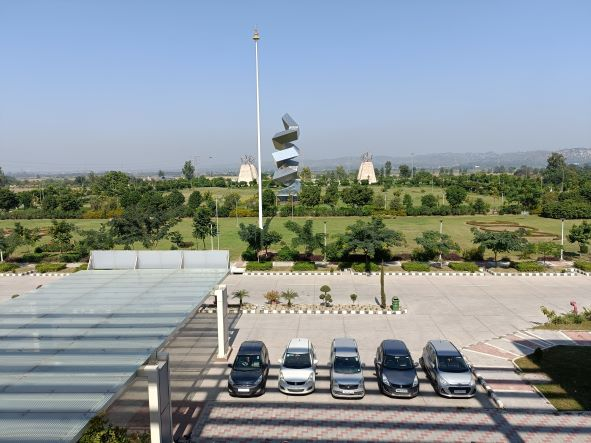
#> input picture Basics of Image Processing, PA1/iitrpr.jpg, 591 x 443 px
$ jupyter execute Question_5.ipynb
#> lines starting #> are read from the running program, lines starting #| are printed output that depends on the picture
[cell 1]
import numpy as np
import cv2 as cv
from matplotlib import pyplot as plt

[cell 2]
image = cv.imread('iitrpr.jpg',0)
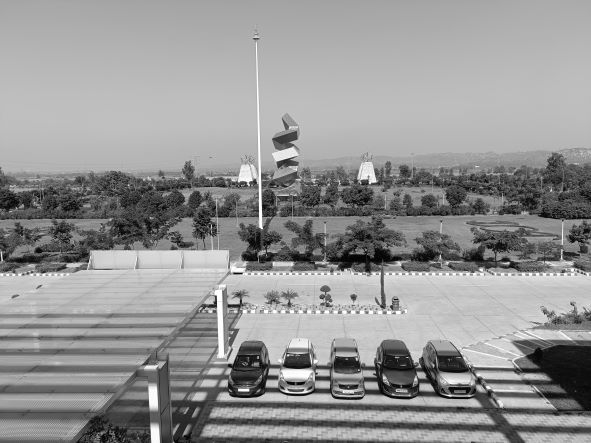
#> image: shape (443, 591); min 0, max 255, mean 148
# gray = cv.cvtColor(image, cv.COLOR_BGR2GRAY)
equalize = cv.equalizeHist(image)
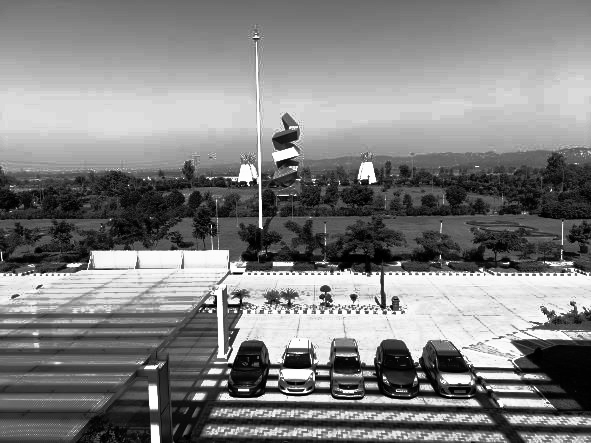
#> equalize: shape (443, 591); min 0, max 255, mean 128.8

[cell 3]
cv.imshow("original Image", image)
cv.imshow("Equalized Image", equalize)
cv.waitKey(0)
cv.destroyAllWindows()

[cell 4]
plt.plot(image, color = 'b')
plt.hist(image.flatten(),256,[0,256], color = 'r')
plt.xlim([0,256])
plt.legend(('cdf','histogram'), loc = 'upper left')
plt.show()
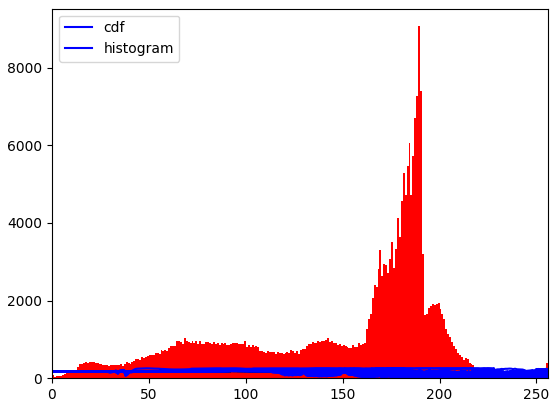
#> figure drawn by matplotlib, 1 panel; tallest bar 9065 high, from x = 189 to 190; curve peaks at x = 274, y = 234; curve peaks at x = 274, y = 254; curve peaks at x = 274, y = 255

[cell 5]
plt.plot(equalize, color = 'b')
plt.hist(equalize.flatten(),256,[0,256], color = 'r')
plt.xlim([0,256])
plt.legend(('cdf','histogram'), loc = 'upper left')
plt.show()
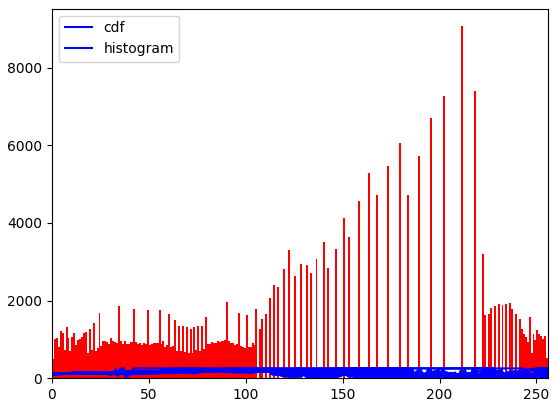
#> figure drawn by matplotlib, 1 panel; tallest bar 9065 high, from x = 211 to 212; curve peaks at x = 274, y = 253; curve peaks at x = 274, y = 255; curve peaks at x = 274, y = 255

[cell 6]
def histeq(img):
    # Convert the image to grayscale
    gray =img

    # Compute the cumulative distribution function of the image
    hist,bins = np.histogram(gray.flatten(),256,[0,256])
#> hist = 256 values, max 9065 at index 189, min 39 at index 1, mean 1022.7; bins = 257 values from 0 to 256
    cdf = hist.cumsum()
#> cdf = 256 values from 83 to 261813
    cdf_normalized = cdf * float(hist.max()) / cdf.max()
#> cdf_normalized = 256 values from 2.87 to 9065
    cdf_normalized = np.ma.masked_equal(cdf,0)
    cdf_normalized = (cdf_normalized - cdf_normalized.min())*255/(cdf_normalized.max()-cdf_normalized.min())
    cdf = np.ma.filled(cdf_normalized,0).astype('uint8')
#> cdf = 256 values from 0 to 255
    # Apply histogram equalization
    eq_img = cdf[img]

    # Display the original and equalized images
    cv.imshow("Original Image", gray)
    cv.imshow("User Equalized Image", eq_img)
    cv.waitKey(0)
    cv.destroyAllWindows()

    return eq_img

img=cv.imread('iitrpr.jpg',0)
eq_img=histeq(img)

plt.plot(eq_img, color = 'b')
plt.hist(eq_img.flatten(),256,[0,256], color = 'r')
plt.xlim([0,256])
plt.legend(('cdf','histogram'), loc = 'upper left')
plt.show()
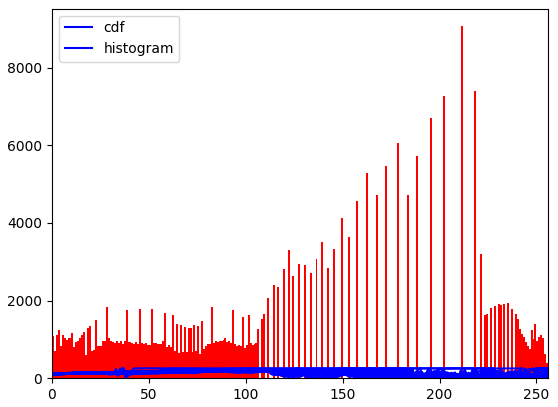
#> figure drawn by matplotlib, 1 panel; tallest bar 9065 high, from x = 211 to 212; curve peaks at x = 274, y = 252; curve peaks at x = 274, y = 254; curve peaks at x = 274, y = 255

[cell 7]
def RMSError(a1, a2):
    assert a1.shape == a2.shape
    rmse =np.sqrt( np.mean((a1 - a2) ** 2))
#> rmse = 11.48
    return rmse

[cell 8]
print("Inbuilt\n")
RMSError(image,equalize)
#> Out = 11.48

[cell 9]
print("User Defined\n")
RMSError(image,eq_img)
#> Out = 11.17

$ run again, with Basics of Image Processing, PA1/img1.jpg copied over Basics of Image Processing, PA1/iitrpr.jpg
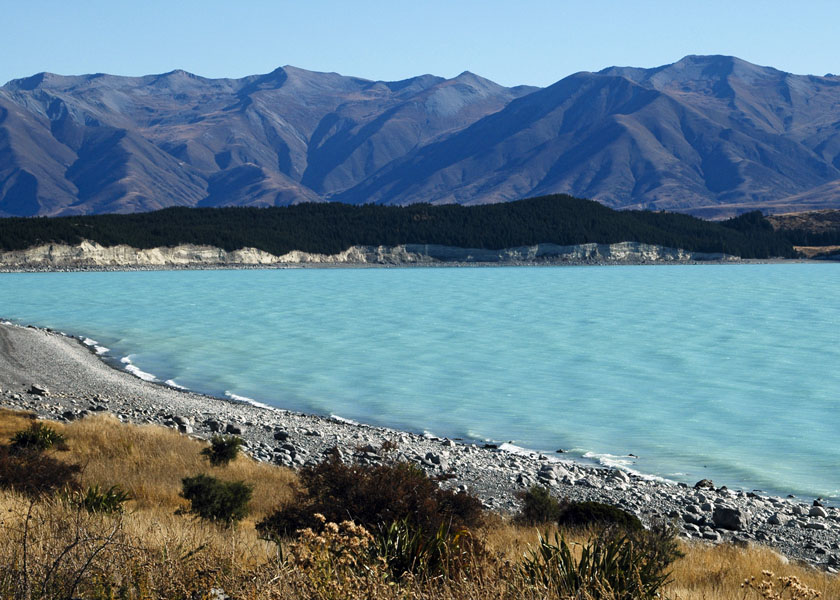
#> input picture Basics of Image Processing, PA1/img1.jpg, 840 x 600 px
#> `equalize = cv.equalizeHist(image)`:
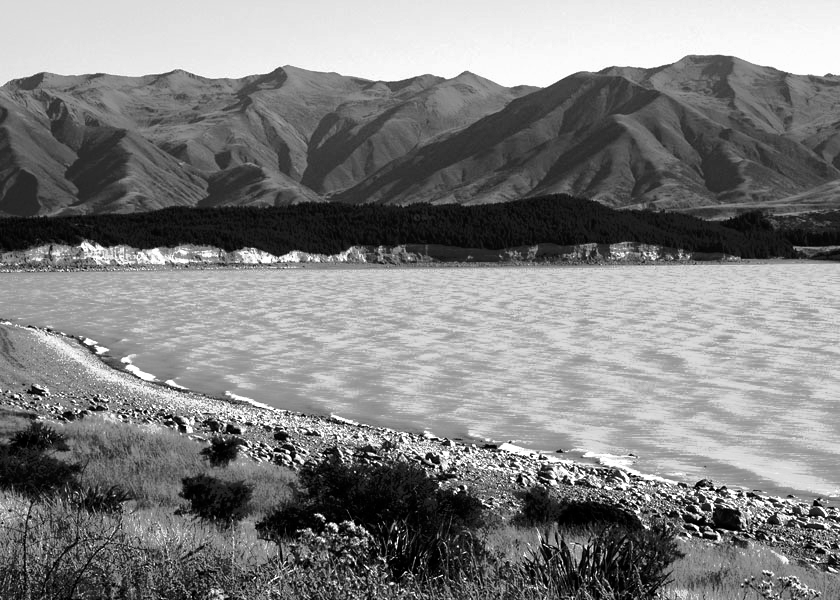
#> equalize: shape (600, 840); min 0, max 255, mean 128.1
#> hist = 256 values, max 7265 at index 171, min 37 at index 253, mean 1968.8; bins = 257 values from 0 to 256
#> in histeq, `cdf = hist.cumsum()`: cdf = 256 values from 588 to 504000
#> cdf_normalized = 256 values from 8.48 to 7265
#> in histeq, `cdf = np.ma.filled(cdf_normalized,0).astype('uint8')`: cdf = 256 values from 0 to 255
#> `plt.show()`:
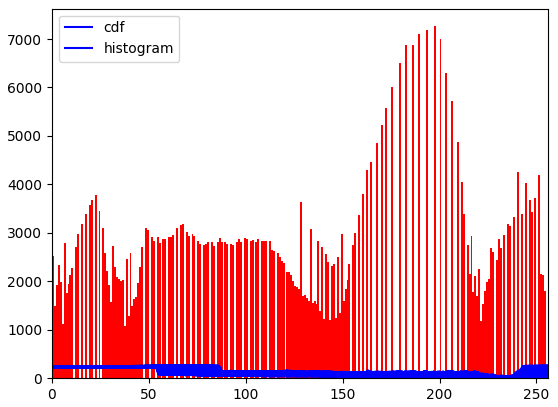
#> figure drawn by matplotlib, 1 panel; tallest bar 7265 high, from x = 197 to 198; curve peaks at x = 390, y = 255; curve peaks at x = 391, y = 252; curve peaks at x = 264, y = 247
#> rmse = 8.77
#> `RMSError(image,eq_img)`: Out = 9.09

$ run again, with Basics of Image Processing, PA1/img2.jpg copied over Basics of Image Processing, PA1/iitrpr.jpg
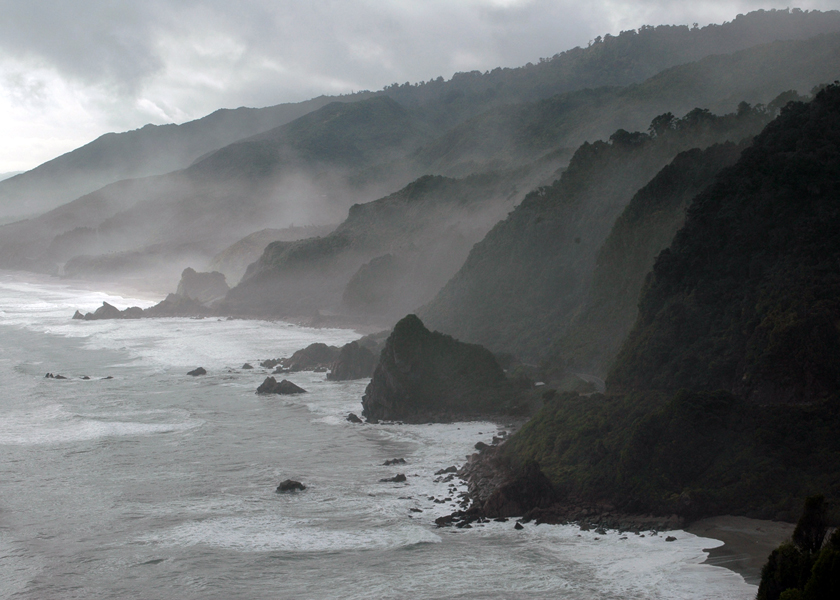
#> input picture Basics of Image Processing, PA1/img2.jpg, 840 x 600 px
#> `plt.show()`:
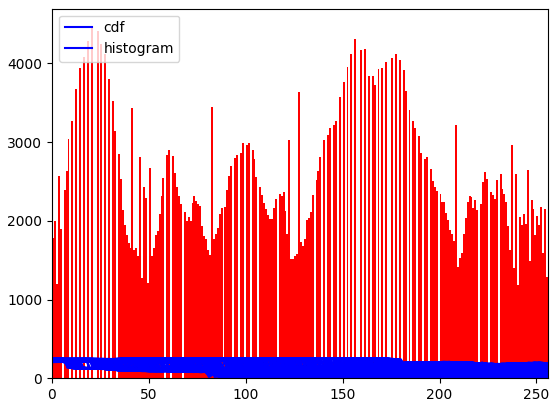
#> figure drawn by matplotlib, 1 panel; tallest bar 4474 high, from x = 20 to 21; curve peaks at x = 87, y = 255; curve peaks at x = 88, y = 255; curve peaks at x = 88, y = 255
#> hist = 256 values, max 4474 at index 21, min 260 at index 235, mean 1968.8; bins = 257 values from 0 to 256
#> in histeq, `cdf = hist.cumsum()`: cdf = 256 values from 880 to 504000
#> cdf_normalized = 256 values from 7.81 to 4474
#> in histeq, `cdf = np.ma.filled(cdf_normalized,0).astype('uint8')`: cdf = 256 values from 0 to 255
#> `plt.show()`:
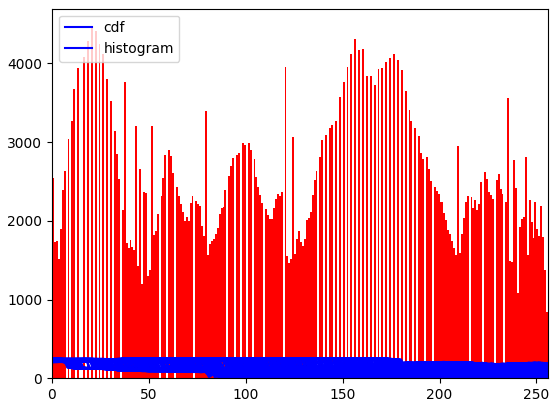
#> figure drawn by matplotlib, 1 panel; tallest bar 4474 high, from x = 20 to 21; curve peaks at x = 87, y = 255; curve peaks at x = 88, y = 255; curve peaks at x = 88, y = 255
#> rmse = 8.42
#> `RMSError(image,eq_img)`: Out = 8.52
